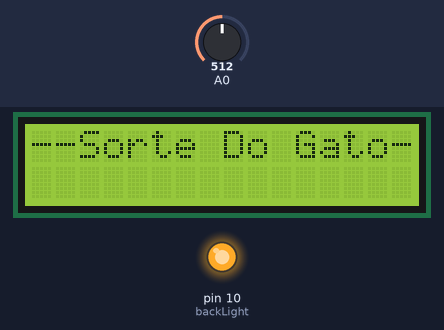
Bench run of a sketch on a simulated Arduino Uno, built with avr-gcc and run on an emulated ATmega328P. Shown: 16×2 character LCD, output pins drawn as LEDs (lit = HIGH). The test bench sets the inputs (shaded band); at power-on: A0 = 512. Random numbers use the default seed unless the sketch sets one.

Above: at 0.1 s.
3.8 s: A0 set to 487
At 4.2 s:
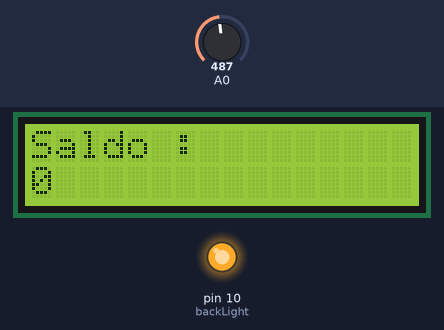
5.3 s: A0 set to 336
6.8 s: A0 set to 302
At 8.0 s:
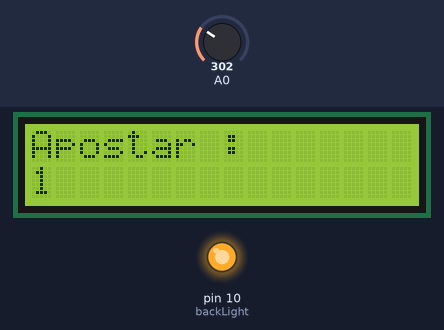
8.3 s: A0 set to 53
At 9.5 s:
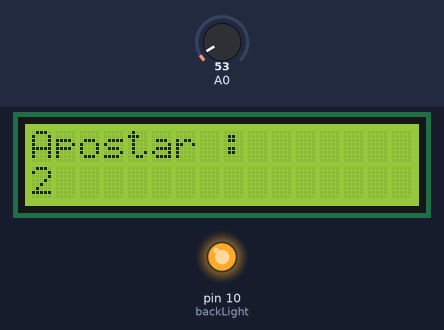
9.8 s: A0 set to 47
At 10.3 s:
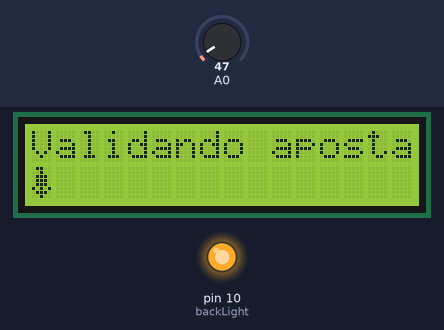
Timing chart, 0 to 12.8 s (numbered marks = the images above; inputs shaded):
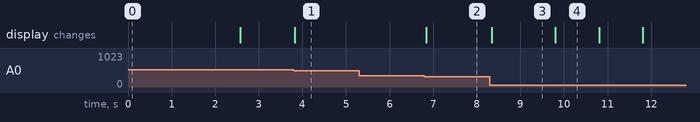

Measured:
- the behaviour switches between 500 and 499 on A0 (found by bisection; images 0 and 1)
- the behaviour switches between 320 and 319 on A0 (found by bisection; images 1 and 2)
- the behaviour switches between 50 and 49 on A0 (found by bisection; images 3 and 4)
- after the input at 3.8 s, the display: changes at once (image 1)
- after the input at 5.3 s, every drawn part: stays the same
- after the input at 6.8 s, the display: changes at once (image 2)
- after the input at 8.3 s, the display: changes after 0.05 s (image 3)
- after the input at 9.8 s, the display: changes at once (image 4)

The sketch:

projetodeArduino.ino
```cpp
#include <LiquidCrystal.h>


const int rs = 8, en = 9, d4 = 4, d5 = 5, d6 = 6, d7 = 7;
const int backLight = 10;
LiquidCrystal lcd(rs, en, d4, d5, d6, d7);

struct {
  int limite;
  char *nome;
} teclas[] = {
  {   50, "Direita " },
  {  150, "Cima    " },
  {  320, "Baixo   " },
  {  500, "Esquerda" },
  {  750, "Select  " },
  { 1024, "        " }
};

byte rato[8] = {
  B01100,
  B00100,
  B01110,
  B01110,
  B01110,
  B10101,
  B01110,
  B00100,
};

byte estrela[8] = {
  B00000,
  B00100,
  B00100,
  B11111,
  B01110,
  B11011,
  B00000,
  B00000
};

byte caixaDeSom[8] = {
  B11111,
  B10001,
  B10101,
  B10001,
  B11111,
  B11111,
  B11001,
  B11111
};

byte casa[8] = {
  B00001,
  B00010,
  B00100,
  B01110,
  B11111,
  B01110,
  B11111,
  B00000
};

byte dinheiro[8] = {
  B00000,
  B00100,
  B01110,
  B10100,
  B01110,
  B00101,
  B01110,
  B00100
};
   int valor = 0;
   int saldo = 0;

void apostar(){
    lcd.clear();
    lcd.print("Aposta Validada");
    delay(1000);
    lcd.clear();


  int y;
  for ( y = 1; y < 11 ; y++) {

   long int sorte[3] = {random(0,4), random(0,4), random(0,4)};

    lcd.clear();

    lcd.setCursor(0,0);
    lcd.print("Tentaiva : ");
    lcd.print(y);

    lcd.setCursor(0,1);
    lcd.write(byte(sorte[0]));
    lcd.print("  ");
    delay(1000);
    lcd.write(byte(sorte[1]));
    lcd.print("  ");
    delay(1000);
    lcd.write(byte(sorte[2]));
    delay(1000);

    if(sorte[0] == sorte[1] && sorte[0] == sorte[2]) {

      lcd.clear();
      lcd.setCursor(0,0);
      lcd.print("Voce ganhou :");

      saldo = valor * 2;
      lcd.setCursor(0,1);
      lcd.print(saldo);
      delay(5000);

      setup();
      y = 20;

    };
}

  if(y == 11){
    lcd.clear();
    lcd.setCursor(0,0);
    lcd.print("Voce perdeu :");

    lcd.setCursor(0,1);
    lcd.print(valor);

    saldo = saldo-valor;

    delay(5000);
    setup();
  }

  };


// Iniciação
void setup() {

  pinMode(backLight, OUTPUT);
  lcd.createChar(0, rato);
  lcd.createChar(1, estrela);
  lcd.createChar(2, casa);
  lcd.createChar(3, dinheiro);
  lcd.createChar(4, caixaDeSom);
  digitalWrite(backLight, HIGH);


  lcd.begin(16, 2);
  lcd.print("--Sorte Do Gato-");
  lcd.setCursor(0,0);
  delay(2500);
  lcd.print("                ");
  lcd.setCursor(0,1);

  // Acende o backlight


}

// Laço principal
void loop() {
  static int teclaAnt = -1;   // última tecla detectada

  // Lê a tensão no pino A0
  int leitura = analogRead(A0);

  // Identifica a tecla apertada pela tensão lida
  int teclaNova;
  for (teclaNova = 0; ; teclaNova++) {
    if (leitura < teclas[teclaNova].limite) {
      break;
    }
  }


  // Atualiza a tela se pressionou uma nova tecla
  if (teclaNova != teclaAnt) {


    if (teclaNova == 1) {
      lcd.clear();
      valor++;

      lcd.setCursor(0, 0);
      lcd.print("Apostar : ");

      lcd.setCursor(0, 1);
      lcd.print(valor);
    }

    if (teclaNova == 2) {
      lcd.clear();
      valor--;
      if (valor <= 0) valor = 1;

      lcd.setCursor(0, 0);
      lcd.print("Apostar : ");

      lcd.setCursor(0, 1);
      lcd.print(valor);
    }

  if (teclaNova == 0) {
   lcd.clear();
   lcd.setCursor(0,0);
   lcd.print("Validando aposta");

   lcd.setCursor(0,1);
   lcd.write(byte(0));
   lcd.print(" ");
   delay(1000);
   lcd.write(byte(1));//
   lcd.print(" ");
   delay(1000);
   lcd.write(byte(2));//
   lcd.print(" ");
   delay(1000);
   lcd.write(byte(3));
   lcd.print(" ");
   delay(1000);
   lcd.write(byte(4));//
   lcd.print(" ");
   delay(1000);

   apostar();

  }

  if (teclaNova == 3) {
      lcd.clear();

      lcd.setCursor(0, 0);
      lcd.print("Saldo : ");
      lcd.setCursor(0, 1);
      lcd.print(saldo);
    }

    //lcd.print(teclas[teclaNova].nome);
    teclaAnt = teclaNova;
  }

  // Dá um tempo antes do próximo teste
  delay (50);
}
```
